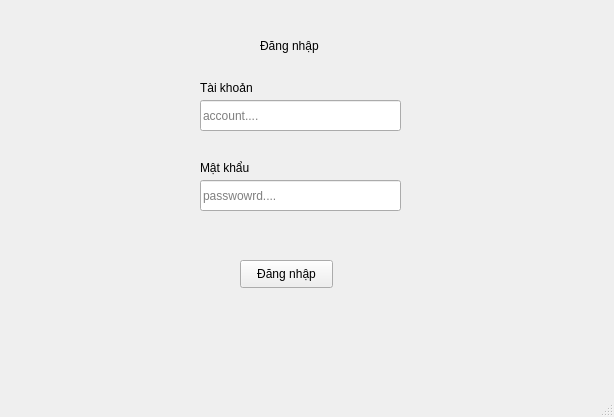
<?xml version="1.0" encoding="UTF-8"?>
<ui version="4.0">
 <class>MainWindow</class>
 <widget class="QMainWindow" name="MainWindow">
  <property name="geometry">
   <rect>
    <x>0</x>
    <y>0</y>
    <width>614</width>
    <height>417</height>
   </rect>
  </property>
  <property name="windowTitle">
   <string>MainWindow</string>
  </property>
  <widget class="QWidget" name="centralwidget">
   <widget class="QLabel" name="label">
    <property name="geometry">
     <rect>
      <x>260</x>
      <y>30</y>
      <width>81</width>
      <height>31</height>
     </rect>
    </property>
    <property name="text">
     <string>Đăng nhập</string>
    </property>
   </widget>
   <widget class="QLineEdit" name="lineEdit">
    <property name="geometry">
     <rect>
      <x>200</x>
      <y>100</y>
      <width>201</width>
      <height>31</height>
     </rect>
    </property>
    <property name="placeholderText">
     <string>account....</string>
    </property>
   </widget>
   <widget class="QLineEdit" name="lineEdit_2">
    <property name="geometry">
     <rect>
      <x>200</x>
      <y>180</y>
      <width>201</width>
      <height>31</height>
     </rect>
    </property>
    <property name="echoMode">
     <enum>QLineEdit::Password</enum>
    </property>
    <property name="placeholderText">
     <string>passwowrd....</string>
    </property>
   </widget>
   <widget class="QLabel" name="label_2">
    <property name="geometry">
     <rect>
      <x>200</x>
      <y>80</y>
      <width>55</width>
      <height>16</height>
     </rect>
    </property>
    <property name="text">
     <string>Tài khoản</string>
    </property>
   </widget>
   <widget class="QLabel" name="label_3">
    <property name="geometry">
     <rect>
      <x>200</x>
      <y>160</y>
      <width>55</width>
      <height>16</height>
     </rect>
    </property>
    <property name="text">
     <string>Mật khẩu</string>
    </property>
   </widget>
   <widget class="QPushButton" name="pushButton">
    <property name="geometry">
     <rect>
      <x>240</x>
      <y>260</y>
      <width>93</width>
      <height>28</height>
     </rect>
    </property>
    <property name="text">
     <string>Đăng nhập</string>
    </property>
   </widget>
  </widget>
  <widget class="QMenuBar" name="menubar">
   <property name="geometry">
    <rect>
     <x>0</x>
     <y>0</y>
     <width>614</width>
     <height>26</height>
    </rect>
   </property>
  </widget>
  <widget class="QStatusBar" name="statusbar"/>
 </widget>
 <resources/>
 <connections/>
</ui>
